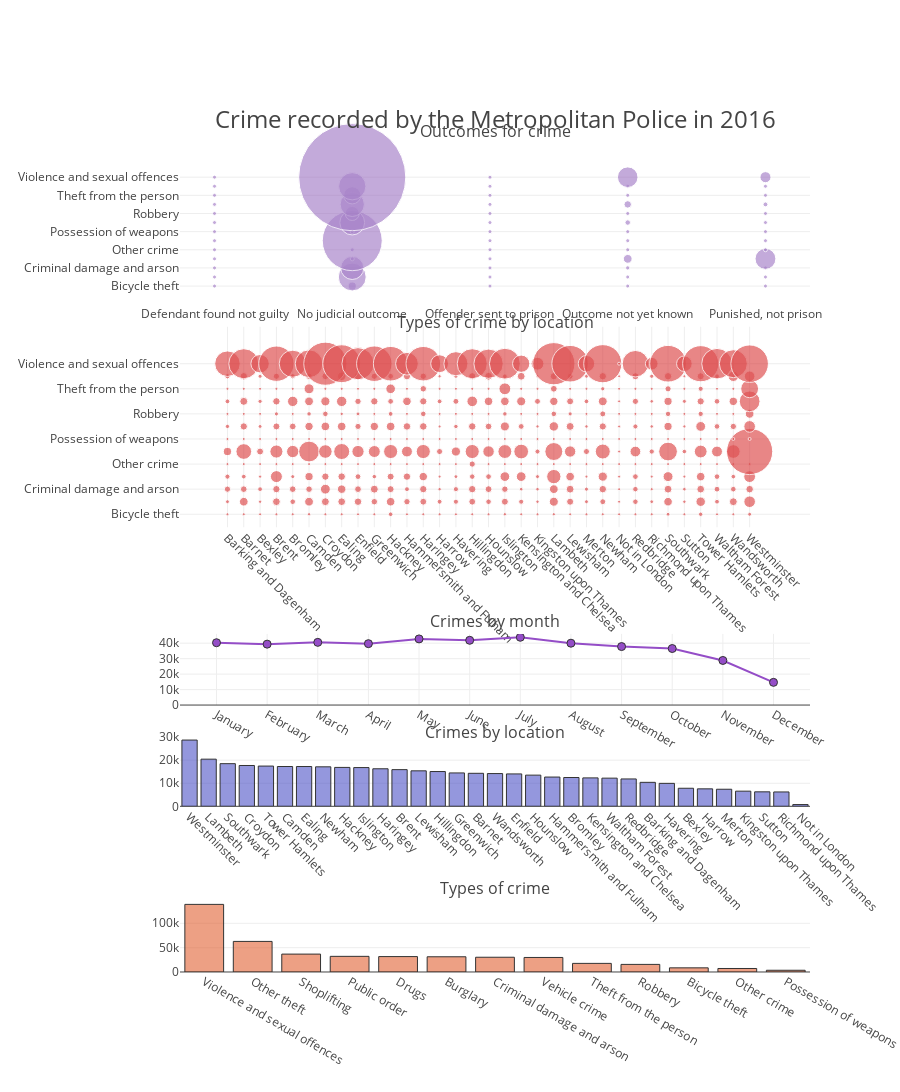

This figure's notebook cell:
### Markdown cell above
## Making the Dashboard

This is the final plot. To see the code used to generate this dashboard, unfold the the code by pressing the button at the beginning of this notebook.

### Code cell
# Making the subplots object
metCrimes = make_subplots(rows = 7,
                         cols = 1,
                         specs = [[{'rowspan' : 2}],
                                 [None],
                                  [{'rowspan' : 2}],
                                 [None],
                                 [{}],
                                 [{}],
                                 [{}]],
                         subplot_titles = [ 'Outcomes for crime',
                                           'Types of crime by location',
                                           'Crimes by month',
                                          'Crimes by location',
                                          'Types of crime'
                                         ],
                         print_grid = False)

# (1) Line chart of crimes by month
crimesByMonth = crimes.groupby('Crime Month', as_index = False).count()


# Let's add a text column which will show the month name and the number of crimes
crimesByMonth['Crime Month'] = pd.to_datetime(crimesByMonth['Crime Month'], format='%Y-%m')

crimesByMonth['Month'] = crimesByMonth['Crime Month'].apply(lambda x: x.strftime("%B"))
crimesByMonth['text'] = crimesByMonth.apply(lambda x: "<b>{}:</b><br>{:,} crimes".format(x['Month'], x['Crime type']), axis = 1)

monthCrime = {'type' : 'scatter',
              'x' : crimesByMonth['Month'],
              'y' : crimesByMonth['Area'],
              'text' : crimesByMonth['text'],
              'showlegend' : False,
               'marker' : {'color' : '#944dc7',
                          'size' : 8,
                          'line' : {'width' : 1,
                                   'color' : '#333'}},
               'name' : 'Number of crimes<br>by month',
              'hoverinfo' : 'text'}

# append it and modify the y-axis
metCrimes.append_trace(monthCrime, 5, 1)
metCrimes['layout']['yaxis3'].update({'range' : [0, max(crimesByMonth['Area']) * 1.05]})
metCrimes['layout'].update({'height' : 1000})


# (2)Number of crimes in each location
# To get the number of crimes in each location we must group by the 'Area' column and count the number of rows in each group:
areaCrime = crimes.groupby('Area', as_index=False).count()

# recode the areas that aren't in London, and groupby again to get 'Not in London' as a separate Area category, then call .sum()
def inLondon(row):
    if row['Outcome Month'] > 1000: 
        return row['Area']
    else: 
        return 'Not in London'

areaCrime['Area'] = areaCrime.apply(inLondon, axis = 1)
areaCrime = areaCrime.groupby('Area', as_index = False).sum()

areaCrime.sort_values(by='Outcome Month', ascending=False, inplace = True)


areaBar = {'type' : 'bar',
      'x' : areaCrime['Area'],
      'y' : areaCrime['Outcome Month'],
       'name' : 'Crimes by Area',
           'showlegend' : False,
       'hoverinfo' : 'x+y',
      'marker' : {'color' : 'rgba(77, 83, 199, 0.6)',
                 'line' : {'width' : 1,
                          'color' : '#333'}}}

metCrimes.append_trace(areaBar, row = 6, col = 1)

metCrimes['layout']['xaxis4'].update({'tickangle' : 45})


# (3) Types of crime
crimeTypes = crimes.groupby('Crime type', as_index=False).count()
crimeTypes.sort_values(by='Outcome Month', ascending = False, inplace = True)

crimeBar = {'type' : 'bar',
      'x' : crimeTypes['Crime type'],
      'y' : crimeTypes['Outcome Month'],
       'name' : 'Crimes by type',
            'showlegend' : False,
       'hoverinfo' : 'x+y',
      'marker' : {'color' : 'rgba(226, 97, 50, 0.6)',
                 'line' : {'width' : 1,
                          'color' : '#333'}}}

metCrimes.append_trace(crimeBar, row = 7, col = 1)

# (4) Type of crime and location
typeLoc = crimes.groupby(['Crime type', 'Area'], as_index=False).count()

# we need to find out which locations are outside London. 
# We did this earlier for the bar chart showing the number of crimes by area, but this time, 
# rather than recoding the Area column we must instead make a new column showing whether the area is in London or not.
# We'll create a new column by applying the inLondon() function:

locationRecode = crimes.groupby(['Area'], as_index=False).count()
locationRecode['Recoded Area'] = locationRecode.apply(inLondon, axis = 1)

# merge this recoded DataFrame onto our grouped DataFrame
typeLoc = typeLoc.merge(locationRecode[['Area','Recoded Area']], how = 'left', on='Area')


# drop the old Area column, rename the 'Recoded Area' to 'Area', 
# and do the group by again but calling .sum() rather than .count() (as we did earlier):
typeLoc = typeLoc.drop(['Area'], axis = 1).rename(columns={'Recoded Area' : 'Area'})

typeLoc = typeLoc.groupby(['Crime type','Area'], as_index=False).sum()

# make a text column
typeLoc['text'] = typeLoc.apply(lambda x: "<b>{}</b><br>{}<br>{:,}".format(x['Area'], 
                                                                           x['Crime type'],
                                                                          x['Outcome Month']),
                               axis = 1)
typeLoc.head()

# make the plot
typeLocScatter = {'type' : 'scatter',
                  'mode' : 'markers',
                 'x' : typeLoc['Area'],
                 'y' : typeLoc['Crime type'],
                  'text' : typeLoc['text'],
                  'opacity' : 0.8,
                  'hoverinfo' : 'text',
                  'showlegend' : False,
                  'name' : 'Type and Location of crime',
                  'marker' : {'size' : typeLoc['Outcome Month'],
                             'sizeref' : 150,
                             'sizemin' : 1.5}
                 }

# append it to the dashboard
metCrimes.append_trace(typeLocScatter, row = 3, col = 1)


# (5) Types of crime by outcome
# This chart will show for each type of crime, how many crimes of that type resulted in a specifc outcome.
# first of all need to recode all of the different outcomes into fewer categories to allow us to plot them more easily.

def wideCoding(crime):
    if crime in ['Court case unable to proceed',
                 'Investigation complete; no suspect identified',
                'Formal action is not in the public interest',
                 'Offender given absolute discharge',
                'Unable to prosecute suspect']:
        return 'No judicial outcome'
    elif crime in ['Local resolution','Offender given a caution',
                   'Offender given a drugs possession warning',
                   'Offender given community sentence',
                   'Offender given conditional discharge',
                   'Offender given penalty notice',
                   'Offender fined',
                   'Offender deprived of property',
                   'Offender given suspended prison sentence',
                   'Offender otherwise dealt with',
                   'Offender ordered to pay compensation']:
        return 'Punished, not prison'
    elif crime in ['Suspect charged',
                   'Suspect charged as part of another case',
                  'Defendant sent to Crown Court']:
        return 'Outcome not yet known'
    else:
        return crime
    
crimes['Broad Outcome'] = crimes['Outcome type'].apply(wideCoding)

# group the DataFrame by the Crime type and Broad Outcome to get the data for our chart. We'll also make a text column
typeOutcome = crimes.groupby(['Crime type','Broad Outcome'], as_index=False).count()
typeOutcome['text'] = typeOutcome.apply(lambda x: "<b>{}</b><br>{}<br>{:,}".format(x['Crime type'],
                                                                                   x['Broad Outcome'],
                                                                                  x['Outcome Month']),
                               axis = 1)

# make the same type of chart that we just previously made
typeOutcomeScatter = {'type' : 'scatter',
                  'mode' : 'markers',
                 'x' : typeOutcome['Broad Outcome'],
                 'y' : typeOutcome['Crime type'],
                  'text' : typeOutcome['text'],
                  'opacity' : 0.8,
                  'hoverinfo' : 'text',
                      'showlegend' : False,
                  'name' : 'Type of crime and outcome',
                  'marker' : {'size' : typeOutcome['Outcome Month'],
                             'sizeref' : 1000,
                             'sizemin' : 2}
                 }

# append it
metCrimes.append_trace(typeOutcomeScatter, row = 1, col = 1)

# (6) Changing the layout
# - Rotate the ticklabels
# - Increase the margins
# - Change the domain of the charts
# - Increase the height of the dashboard

# rotate the ticklabels on the x2 axis. I'm also going to set showgrid to False for the x1 axis
metCrimes['layout']['xaxis2'].update({'tickangle' : 45})
metCrimes['layout']['xaxis1'].update({'showgrid' : False})

# change the left, bottom and right margins to accomodate the ticklabels:
metCrimes['layout'].update({'margin' : {'l' : 180,
                                        'b' : 120,
                                        'r' : 90}})

# Updating chart titles and domains:

metCrimes['layout'].update({'height' : 1500})
metCrimes['layout']['annotations'][0]['y'] = 0.95   # move down on the first chart
# move the entire second chart up by changing the domain and y-position of the chart title
metCrimes['layout']['yaxis2'].update({'domain' : [0.51, 0.74]})
metCrimes['layout']['annotations'][1]['y'] = 0.73

# do the same for the Crimes by location chart:
metCrimes['layout']['yaxis4'].update({'domain' : [0.19, 0.27]})
metCrimes['layout']['annotations'][3]['y'] = 0.26


# Setting a title and changing hovermode
metCrimes['layout']['annotations'].append({'text' : 'Crime recorded by the Metropolitan Police in 2016',
                                      'showarrow' : False,
                                       'xref' : 'paper',
                                      'x' : 0.5,
                                      'xanchor' : 'centre',
                                      'yref' : 'paper',
                                      'y' : 1,
                                      'yanchor' : 'top',
                                      'font' : {'size' : 24}})

metCrimes['layout'].update({'hovermode' : 'closest'})
pyo.iplot(metCrimes)

### Figure 1 — Plotly figure (JSON) as saved in the notebook; plotly's stock layout.template omitted (floating-point values rounded to 4 significant figures; data arrays with more than 128 entries replaced by an {"elided": "..."} marker saying what was removed)
{"data": [{"hoverinfo": "text", "marker": {"color": "#944dc7", "line": {"color": "#333", "width": 1}, "size": 8}, "name": "Number of crimes<br>by month", "showlegend": false, "text": ["<b>January:</b><br>40,293 crimes", "<b>February:</b><br>39,376 crimes", "<b>March:</b><br>40,524 crimes", "<b>April:</b><br>39,700 crimes", "<b>May:</b><br>42,753 crimes", "<b>June:</b><br>41,860 crimes", "<b>July:</b><br>43,823 crimes", "<b>August:</b><br>39,992 crimes", "<b>September:</b><br>37,803 crimes", "<b>October:</b><br>36,541 crimes", "<b>November:</b><br>28,835 crimes", "<b>December:</b><br>14,669 crimes"], "type": "scatter", "x": ["January", "February", "March", "April", "May", "June", "July", "August", "September", "October", "November", "December"], "xaxis": "x3", "y": [40293, 39376, 40524, 39700, 42753, 41860, 43823, 39992, 37803, 36541, 28835, 14669], "yaxis": "y3"}, {"hoverinfo": "x+y", "marker": {"color": "rgba(77, 83, 199, 0.6)", "line": {"color": "#333", "width": 1}}, "name": "Crimes by Area", "showlegend": false, "type": "bar", "x": ["Westminster", "Lambeth", "Southwark", "Croydon", "Tower Hamlets", "Camden", "Ealing", "Newham", "Hackney", "Islington", "Haringey", "Brent", "Lewisham", "Hillingdon", "Greenwich", "Barnet", "Wandsworth", "Enfield", "Hounslow", "Hammersmith and Fulham", "Bromley", "Kensington and Chelsea", "Waltham Forest", "Redbridge", "Barking and Dagenham", "Havering", "Bexley", "Harrow", "Merton", "Kingston upon Thames", "Sutton", "Richmond upon Thames", "Not in London"], "xaxis": "x4", "y": [28748, 20459, 18499, 17711, 17460, 17274, 17265, 17134, 16877, 16810, 16286, 15911, 15397, 15088, 14483, 14321, 14205, 14058, 13524, 12694, 12499, 12332, 12221, 11871, 10401, 9961, 7837, 7579, 7408, 6578, 6283, 6235, 760], "yaxis": "y4"}, {"hoverinfo": "x+y", "marker": {"color": "rgba(226, 97, 50, 0.6)", "line": {"color": "#333", "width": 1}}, "name": "Crimes by type", "showlegend": false, "type": "bar", "x": ["Violence and sexual offences", "Other theft", "Shoplifting", "Public order", "Drugs", "Burglary", "Criminal damage and arson", "Vehicle crime", "Theft from the person", "Robbery", "Bicycle theft", "Other crime", "Possession of weapons"], "xaxis": "x5", "y": [138832, 62802, 36765, 32107, 31644, 31245, 30280, 29855, 17704, 15617, 8531, 7205, 3582], "yaxis": "y5"}, {"hoverinfo": "text", "marker": {"size": {"elided": "429 int values"}, "sizemin": 1.5, "sizeref": 150}, "mode": "markers", "name": "Type and Location of crime", "opacity": 0.8, "showlegend": false, "text": {"elided": "429 str values"}, "type": "scatter", "x": {"elided": "429 str values"}, "xaxis": "x2", "y": {"elided": "429 str values"}, "yaxis": "y2"}, {"hoverinfo": "text", "marker": {"size": [1, 8128, 7, 272, 123, 3, 27877, 26, 3131, 208, 6, 23145, 43, 4285, 2801, 7, 1923, 91, 8754, 20869, 7, 3951, 19, 1960, 1268, 1, 59956, 13, 1763, 1069, 6, 795, 30, 2204, 547, 10, 24770, 68, 5466, 1793, 2, 14012, 4, 1489, 110, 3, 24212, 217, 7443, 4890, 4, 17220, 8, 404, 68, 12, 27282, 27, 2283, 251, 21, 107117, 93, 20567, 11034], "sizemin": 2, "sizeref": 1000}, "mode": "markers", "name": "Type of crime and outcome", "opacity": 0.8, "showlegend": false, "text": ["<b>Bicycle theft</b><br>Defendant found not guilty<br>1", "<b>Bicycle theft</b><br>No judicial outcome<br>8,128", "<b>Bicycle theft</b><br>Offender sent to prison<br>7", "<b>Bicycle theft</b><br>Outcome not yet known<br>272", "<b>Bicycle theft</b><br>Punished, not prison<br>123", "<b>Burglary</b><br>Defendant found not guilty<br>3", "<b>Burglary</b><br>No judicial outcome<br>27,877", "<b>Burglary</b><br>Offender sent to prison<br>26", "<b>Burglary</b><br>Outcome not yet known<br>3,131", "<b>Burglary</b><br>Punished, not prison<br>208", "<b>Criminal damage and arson</b><br>Defendant found not guilty<br>6", "<b>Criminal damage and arson</b><br>No judicial outcome<br>23,145", "<b>Criminal damage and arson</b><br>Offender sent to prison<br>43", "<b>Criminal damage and arson</b><br>Outcome not yet known<br>4,285", "<b>Criminal damage and arson</b><br>Punished, not prison<br>2,801", "<b>Drugs</b><br>Defendant found not guilty<br>7", "<b>Drugs</b><br>No judicial outcome<br>1,923", "<b>Drugs</b><br>Offender sent to prison<br>91", "<b>Drugs</b><br>Outcome not yet known<br>8,754", "<b>Drugs</b><br>Punished, not prison<br>20,869", "<b>Other crime</b><br>Defendant found not guilty<br>7", "<b>Other crime</b><br>No judicial outcome<br>3,951", "<b>Other crime</b><br>Offender sent to prison<br>19", "<b>Other crime</b><br>Outcome not yet known<br>1,960", "<b>Other crime</b><br>Punished, not prison<br>1,268", "<b>Other theft</b><br>Defendant found not guilty<br>1", "<b>Other theft</b><br>No judicial outcome<br>59,956", "<b>Other theft</b><br>Offender sent to prison<br>13", "<b>Other theft</b><br>Outcome not yet known<br>1,763", "<b>Other theft</b><br>Punished, not prison<br>1,069", "<b>Possession of weapons</b><br>Defendant found not guilty<br>6", "<b>Possession of weapons</b><br>No judicial outcome<br>795", "<b>Possession of weapons</b><br>Offender sent to prison<br>30", "<b>Possession of weapons</b><br>Outcome not yet known<br>2,204", "<b>Possession of weapons</b><br>Punished, not prison<br>547", "<b>Public order</b><br>Defendant found not guilty<br>10", "<b>Public order</b><br>No judicial outcome<br>24,770", "<b>Public order</b><br>Offender sent to prison<br>68", "<b>Public order</b><br>Outcome not yet known<br>5,466", "<b>Public order</b><br>Punished, not prison<br>1,793", "<b>Robbery</b><br>Defendant found not guilty<br>2", "<b>Robbery</b><br>No judicial outcome<br>14,012", "<b>Robbery</b><br>Offender sent to prison<br>4", "<b>Robbery</b><br>Outcome not yet known<br>1,489", "<b>Robbery</b><br>Punished, not prison<br>110", "<b>Shoplifting</b><br>Defendant found not guilty<br>3", "<b>Shoplifting</b><br>No judicial outcome<br>24,212", "<b>Shoplifting</b><br>Offender sent to prison<br>217", "<b>Shoplifting</b><br>Outcome not yet known<br>7,443", "<b>Shoplifting</b><br>Punished, not prison<br>4,890", "<b>Theft from the person</b><br>Defendant found not guilty<br>4", "<b>Theft from the person</b><br>No judicial outcome<br>17,220", "<b>Theft from the person</b><br>Offender sent to prison<br>8", "<b>Theft from the person</b><br>Outcome not yet known<br>404", "<b>Theft from the person</b><br>Punished, not prison<br>68", "<b>Vehicle crime</b><br>Defendant found not guilty<br>12", "<b>Vehicle crime</b><br>No judicial outcome<br>27,282", "<b>Vehicle crime</b><br>Offender sent to prison<br>27", "<b>Vehicle crime</b><br>Outcome not yet known<br>2,283", "<b>Vehicle crime</b><br>Punished, not prison<br>251", "<b>Violence and sexual offences</b><br>Defendant found not guilty<br>21", "<b>Violence and sexual offences</b><br>No judicial outcome<br>107,117", "<b>Violence and sexual offences</b><br>Offender sent to prison<br>93", "<b>Violence and sexual offences</b><br>Outcome not yet known<br>20,567", "<b>Violence and sexual offences</b><br>Punished, not prison<br>11,034"], "type": "scatter", "x": ["Defendant found not guilty", "No judicial outcome", "Offender sent to prison", "Outcome not yet known", "Punished, not prison", "Defendant found not guilty", "No judicial outcome", "Offender sent to prison", "Outcome not yet known", "Punished, not prison", "Defendant found not guilty", "No judicial outcome", "Offender sent to prison", "Outcome not yet known", "Punished, not prison", "Defendant found not guilty", "No judicial outcome", "Offender sent to prison", "Outcome not yet known", "Punished, not prison", "Defendant found not guilty", "No judicial outcome", "Offender sent to prison", "Outcome not yet known", "Punished, not prison", "Defendant found not guilty", "No judicial outcome", "Offender sent to prison", "Outcome not yet known", "Punished, not prison", "Defendant found not guilty", "No judicial outcome", "Offender sent to prison", "Outcome not yet known", "Punished, not prison", "Defendant found not guilty", "No judicial outcome", "Offender sent to prison", "Outcome not yet known", "Punished, not prison", "Defendant found not guilty", "No judicial outcome", "Offender sent to prison", "Outcome not yet known", "Punished, not prison", "Defendant found not guilty", "No judicial outcome", "Offender sent to prison", "Outcome not yet known", "Punished, not prison", "Defendant found not guilty", "No judicial outcome", "Offender sent to prison", "Outcome not yet known", "Punished, not prison", "Defendant found not guilty", "No judicial outcome", "Offender sent to prison", "Outcome not yet known", "Punished, not prison", "Defendant found not guilty", "No judicial outcome", "Offender sent to prison", "Outcome not yet known", "Punished, not prison"], "xaxis": "x1", "y": ["Bicycle theft", "Bicycle theft", "Bicycle theft", "Bicycle theft", "Bicycle theft", "Burglary", "Burglary", "Burglary", "Burglary", "Burglary", "Criminal damage and arson", "Criminal damage and arson", "Criminal damage and arson", "Criminal damage and arson", "Criminal damage and arson", "Drugs", "Drugs", "Drugs", "Drugs", "Drugs", "Other crime", "Other crime", "Other crime", "Other crime", "Other crime", "Other theft", "Other theft", "Other theft", "Other theft", "Other theft", "Possession of weapons", "Possession of weapons", "Possession of weapons", "Possession of weapons", "Possession of weapons", "Public order", "Public order", "Public order", "Public order", "Public order", "Robbery", "Robbery", "Robbery", "Robbery", "Robbery", "Shoplifting", "Shoplifting", "Shoplifting", "Shoplifting", "Shoplifting", "Theft from the person", "Theft from the person", "Theft from the person", "Theft from the person", "Theft from the person", "Vehicle crime", "Vehicle crime", "Vehicle crime", "Vehicle crime", "Vehicle crime", "Violence and sexual offences", "Violence and sexual offences", "Violence and sexual offences", "Violence and sexual offences", "Violence and sexual offences"], "yaxis": "y1"}], "layout": {"annotations": [{"font": {"size": 16}, "showarrow": false, "text": "Outcomes for crime", "x": 0.5, "xanchor": "center", "xref": "paper", "y": 0.95, "yanchor": "bottom", "yref": "paper"}, {"font": {"size": 16}, "showarrow": false, "text": "Types of crime by location", "x": 0.5, "xanchor": "center", "xref": "paper", "y": 0.73, "yanchor": "bottom", "yref": "paper"}, {"font": {"size": 16}, "showarrow": false, "text": "Crimes by month", "x": 0.5, "xanchor": "center", "xref": "paper", "y": 0.3878, "yanchor": "bottom", "yref": "paper"}, {"font": {"size": 16}, "showarrow": false, "text": "Crimes by location", "x": 0.5, "xanchor": "center", "xref": "paper", "y": 0.26, "yanchor": "bottom", "yref": "paper"}, {"font": {"size": 16}, "showarrow": false, "text": "Types of crime", "x": 0.5, "xanchor": "center", "xref": "paper", "y": 0.08163, "yanchor": "bottom", "yref": "paper"}, {"font": {"size": 24}, "showarrow": false, "text": "Crime recorded by the Metropolitan Police in 2016", "x": 0.5, "xanchor": "centre", "xref": "paper", "y": 1, "yanchor": "top", "yref": "paper"}], "height": 1500, "hovermode": "closest", "margin": {"b": 120, "l": 180, "r": 90}, "xaxis1": {"anchor": "y1", "domain": [0, 1], "showgrid": false}, "xaxis2": {"anchor": "y2", "domain": [0, 1], "tickangle": 45}, "xaxis3": {"anchor": "y3", "domain": [0, 1]}, "xaxis4": {"anchor": "y4", "domain": [0, 1], "tickangle": 45}, "xaxis5": {"anchor": "y5", "domain": [0, 1]}, "yaxis1": {"anchor": "x1", "domain": [0.7653, 1]}, "yaxis2": {"anchor": "x2", "domain": [0.51, 0.74]}, "yaxis3": {"anchor": "x3", "domain": [0.3061, 0.3878], "range": [0, 46010.0]}, "yaxis4": {"anchor": "x4", "domain": [0.19, 0.27]}, "yaxis5": {"anchor": "x5", "domain": [0, 0.08163]}}}
